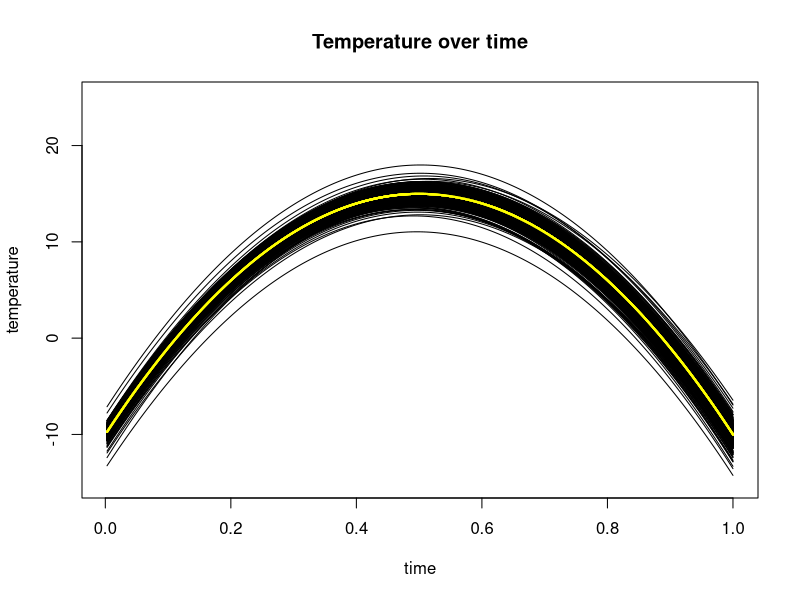
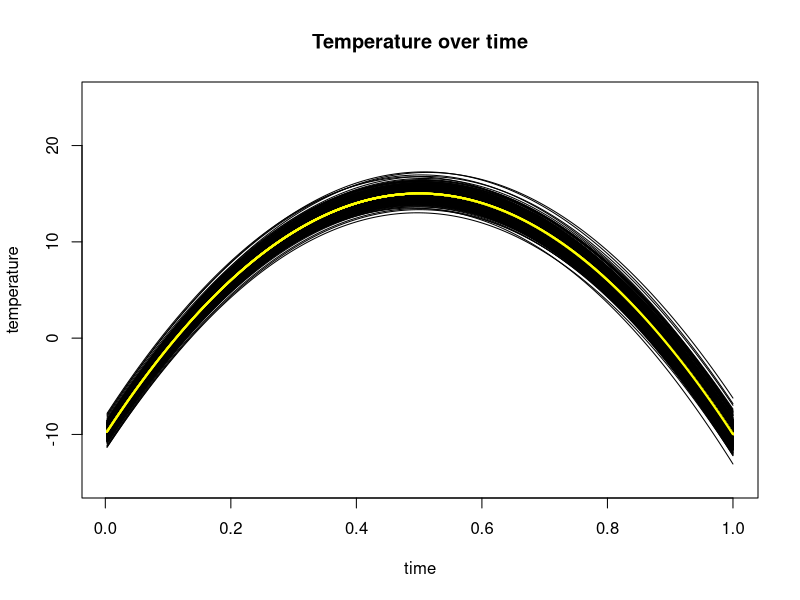
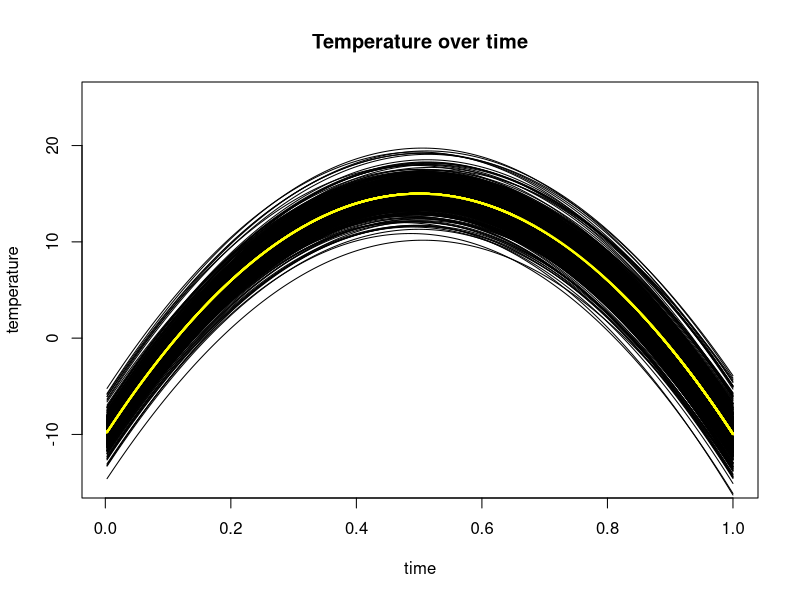
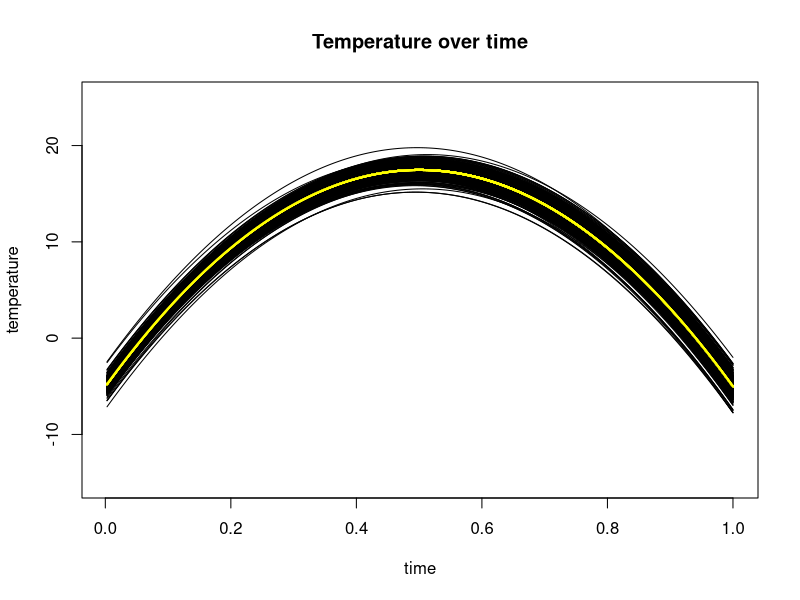
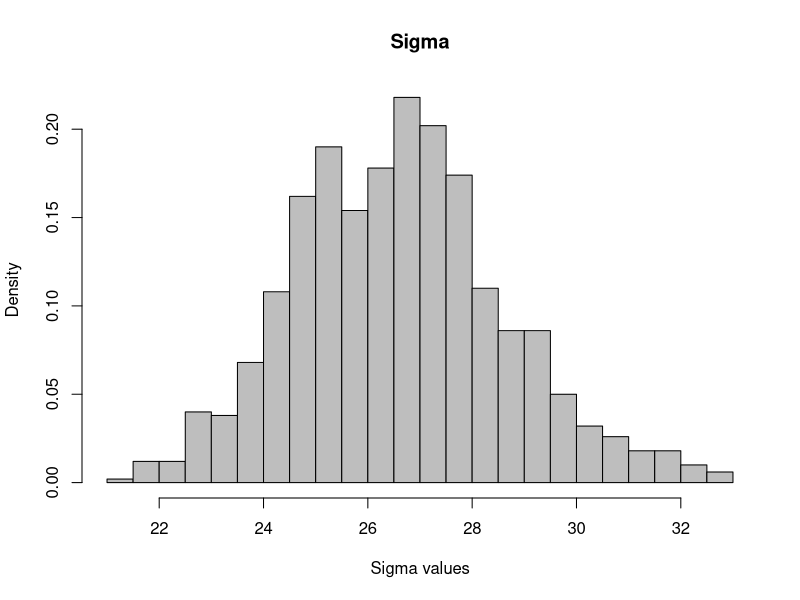
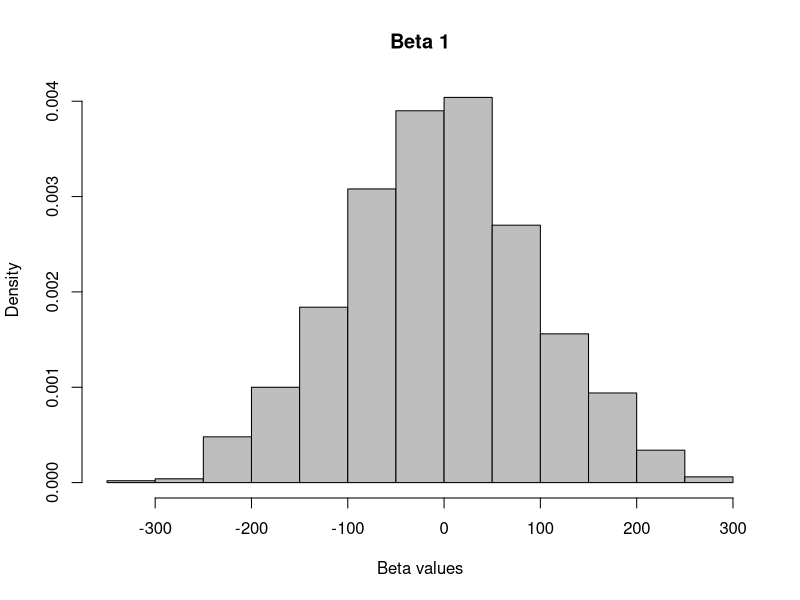
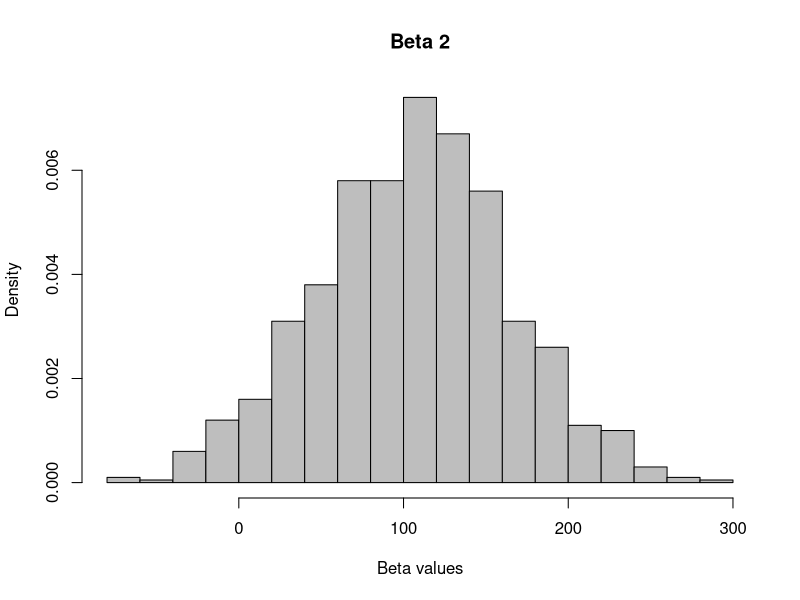
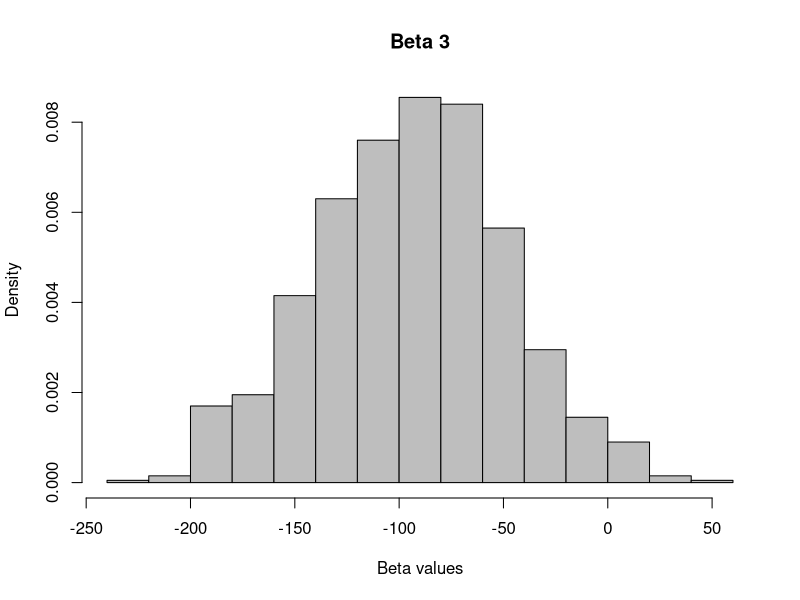

Generate these figures, in order, with R: (Note: this script raises an error after producing the figures.)
## ---- chunk 1
knitr::opts_chunk$set(echo=FALSE, eval=TRUE)
## ---- chunk 2
# R version
RNGversion('3.5.1')

# libraries
library(mvtnorm)
library(knitr)
## ---- chunk 3
############################################################
#####  Question 1. Linear and polynomial regression  #######
############################################################

data <- read.table("TempLinkoping.txt", header = TRUE)

y <- data$temp
time <- data$time

n <- length(y)
X <- cbind(matrix(1, nrow = length(y)),time,time^2)

# Initial prior hyperparameters
mu_0 <- c(-10,100,-100)
omega_0 <- 0.1*diag(3)
nu_0 <- 4
sigma2_0 <- 1
## ---- chunk 4

### (a)

# Conjugate prior

draw_sigma2 <- function(N_draws, nu, sigma2){
  sigma2 <- nu*sigma2/rchisq(N_draws, nu)
}

draw_betas <- function(sigma2_draws, mu, omega){
  draw_beta <- matrix(0, nrow=length(sigma2_draws), ncol=3 )
  for (sigma in sigma2_draws) {
    i <- which(sigma2_draws==sigma)
    draw_beta[i,] <- rmvnorm(1, mu, sigma*omega)
  }
  return(draw_beta)
}

plot_regression_draws <- function(X, betas, time){
  for (i in 1:length(betas[,1])) {
    if (i==1) plot(time, X%*%betas[i,], type = 'l', ylim=c(-15, 25), main = 'Temperature over time', ylab='temperature')
    else points(time, X%*%betas[i,], type='l')
    points(time,X%*%colMeans(betas),type = 'l',lwd=2,col='yellow')
  }
}
## ---- chunk 5

N_draws <- 1000

# Initial draw
sigma2_0_draws <- draw_sigma2(N_draws, nu_0, sigma2_0)
betas_0 <- draw_betas(sigma2_0_draws, mu_0, omega_0)
plot_regression_draws(X, betas_0, time)
## ---- chunk 6

# 1st iteration
nu_1 <- 8
sigma2_1 <- 1.5
sigma2_1_draws <- draw_sigma2(N_draws, nu_1, sigma2_1)
betas_1 <- draw_betas(sigma2_1_draws, mu_0, omega_0)
plot_regression_draws(X, betas_1, time)
## ---- chunk 7

# 2nd iteration
omega_2 <- 0.5*diag(3)
betas_2 <- draw_betas(sigma2_0_draws, mu_0, omega_2)
plot_regression_draws(X, betas_2, time)
## ---- chunk 8

# 3rd iteration
mu_3 <- mu_1 <- c(-5,90,-90)
betas_3 <- draw_betas(sigma2_0_draws, mu_3, omega_0)
plot_regression_draws(X, betas_3, time)
## ---- chunk 9

### (b)

# Conjugate posterior

# Hyperparameters

beta_hat <- solve(t(X)%*%X)%*%t(X)%*%y
mu_n <- solve(t(X)%*%X + omega_0) %*% (t(X)%*%X%*%beta_hat + omega_0%*%mu_0)
omega_n <- t(X) %*% X + omega_0
nu_n <- nu_0 + n
nu_sigma2_n <- nu_0*sigma2_0 + (t(y)%*%y + t(mu_0)%*%omega_0%*%mu_0 - t(mu_n)%*%omega_n%*%mu_n)
sigma2_n <- nu_sigma2_n[1] / nu_n

posterior_sigma2 <- draw_sigma2(N_draws, nu_n, sigma2_n)
posterior_betas <- draw_betas(posterior_sigma2, mu_n, omega_n)

## ---- chunk 10

# Sigma
hist(posterior_sigma2, freq = F, breaks=20, main="Sigma", col = 'grey', xlab='Sigma values')
## ---- chunk 11

#Beta 1
hist(posterior_betas[,1], freq = F, breaks=20, main="Beta 1", col="grey", xlab="Beta values")
## ---- chunk 12

#Beta 2
hist(posterior_betas[,2], freq = F, breaks=20, main="Beta 2", col="grey", xlab="Beta values")
## ---- chunk 13

#Beta 3
hist(posterior_betas[,3], freq=F, breaks=20, main="Beta 3", col="grey", xlab="Beta values")
## ---- chunk 14

predicted_values <- matrix(0, nrow = n, ncol = N_draws)
for (i in 1:N_draws) {
  predicted_values[,i] <- X%*%posterior_betas[i,]
}

intervals <- matrix(0, nrow = n, ncol = 3)
for (j in 1:n) {
  intervals[j,]<-c(median(predicted_values[j,]), quantile(predicted_values[j,], probs = c(0.025, 0.975)))
}
## ---- chunk 15

plot(time, y)
points(time, intervals[,1], lwd=2, col='yellow', type='l')
points(time, intervals[,2], lwd=1, col='red', type='l')
points(time, intervals[,3], lwd=1, col='red', type='l')
## ---- chunk 16
x_tilda <- -posterior_beta[2]/(2*posterior_beta[3]) #0.5453696
## ---- chunk 17

## ---- chunk 18
# 2. Posterior approximation for classification with logistic regression

# 2.a

# The following code was written using Mattias Villani's implementation as a template:
# https://github.com/mattiasvillani/BayesLearnCourse/raw/master/Code/MainOptimizeSpam.zip

# read data
women = read.table('WomenWork.dat', header = T)

y = as.vector(women[,1])
x = as.matrix(women[,2:9])
tau = 10
nfeatures = dim(x)[2]

# prior
mu = as.vector(rep(0,nfeatures))
sigma = diag(tau^2, nfeatures, nfeatures)

LogPrior = function(Beta, mu, sigma){
  return(dmvnorm(Beta, as.matrix(mu), sigma, log = T))
}

# log likelihood
LogLikelihood = function(Beta, y, x){
  sum(y * x%*%Beta - log(1 + exp(x%*%Beta)))
}

# log posterior
LogPosterior = function(Beta, y, x, mu, sigma){
  LogPrior(Beta, mu, sigma) + LogLikelihood(Beta, y, x) 
  # we can sum them instead of multiplying, because of the log
}

# initialize Beta vector randomly
# Seed
set.seed(1234567890)
Beta_init = as.vector(rnorm(dim(x)[2]))

# optimizing the log posterior by changing the Betas (maximize)
res = optim(Beta_init, LogPosterior, gr = NULL, y, x, mu, sigma, 
                    method="BFGS", control=list(fnscale=-1), hessian=T)

Beta_hat = res$par # posterior mode
Hessian = res$hessian
post_sigma = solve(-Hessian) # posterior cov matrix
stdev = sqrt(diag(post_sigma))

# approximate 95% credible interval for NSmallChild
lower = Beta_hat[7] - 1.96 * stdev[7] #-2.121445
upper = Beta_hat[7] + 1.96 * stdev[7] #-0.5968567

## ---- chunk 19
betas = t(as.matrix(Beta_hat))
colnames(betas) = c("Beta1","Beta2","Beta3","Beta4","Beta5","Beta6","Beta7","Beta8")
kable(betas)
## ---- chunk 20
sigma_table = data.frame(post_sigma)
colnames(sigma_table) = c("Beta1","Beta2","Beta3","Beta4","Beta5","Beta6","Beta7","Beta8")
rownames(sigma_table) = c("Beta1","Beta2","Beta3","Beta4","Beta5","Beta6","Beta7","Beta8")
kable(round(sigma_table,5))

## ---- chunk 21
# check results
glmModel <- glm(Work~0 + ., data = women, family = binomial)
kable(t(as.matrix(glmModel$coefficients))) #roughly the same as Beta_hat
## ---- chunk 22
# 2.b
# The mode of a normal distribution is equal to the mean.

log_reg = function(Beta, x){
  return(exp(x%*%Beta) / (1 + exp(x%*%Beta)))
}
Constant = 1
HusbandInc = 10
EducYears = 8
ExpYears = 10
ExpYears2 = (ExpYears/10)^2
Age = 40
NSmallChild = 1
NBigChild = 1

x_pred = c(Constant, HusbandInc, EducYears, ExpYears, ExpYears2, Age, NSmallChild, NBigChild)

# simulate posterior draws from Beta
n = 10000
post_sim = rmvnorm(n, mean = Beta_hat, sigma = post_sigma) # should i add pop variance to post_sigma?

# calculate target y
pred = apply(post_sim, 1, log_reg, x_pred)
## ---- chunk 23
# 2.c
# probability of success (working)
p = mean(pred)

binom_sim = rbinom(10000, 10, p)
